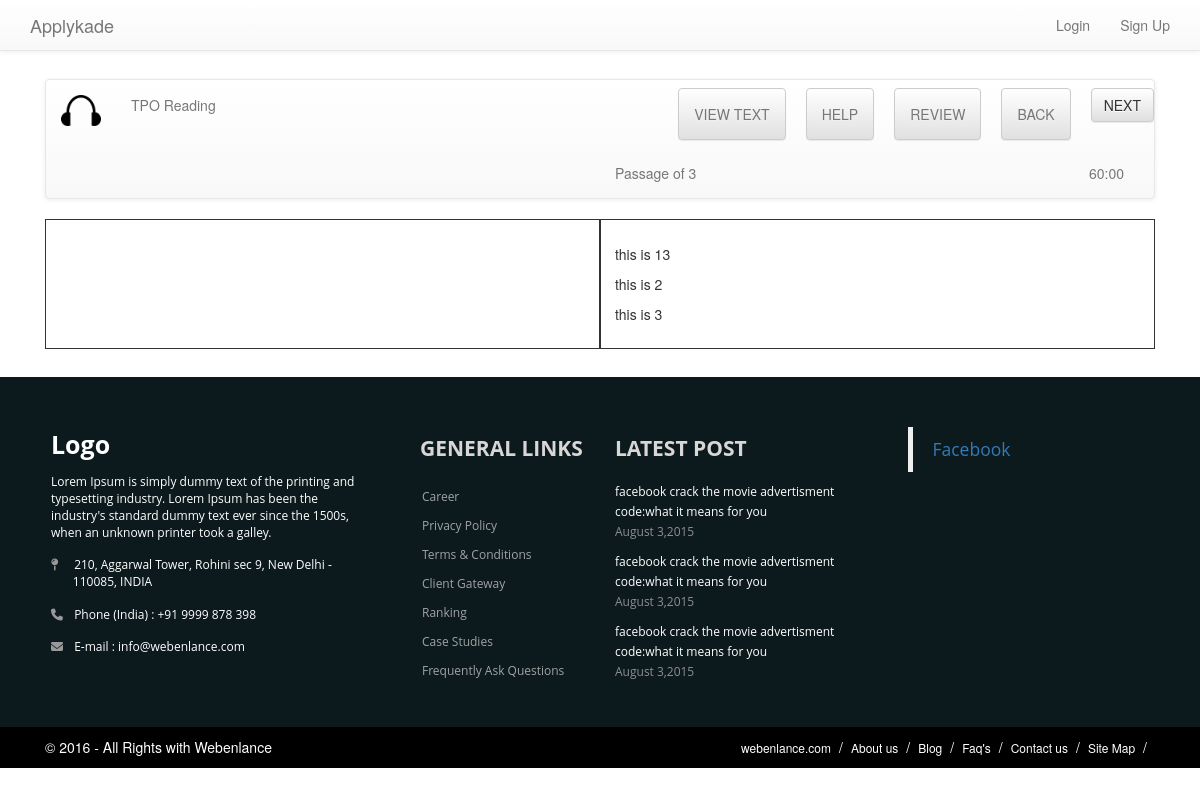
Page /tpo/reading/ on the committed database.
### tpo/models.py (models this page shows)
class Paragraph(models.Model):
    passage = models.ForeignKey(Passage, on_delete=models.CASCADE)
    text = models.CharField(max_length=1200)
    orderingNumber = models.IntegerField(default=1)
    def __str__(self):
        return str(self.text)

### tpo/views.py (the view)
@csrf_exempt
def reading(request):
    print(request)
    data = {}
    data['passage_title'] = 1
    paragraphs = Paragraph.objects.all().filter(passage__passageNumber__exact=data['passage_title']).order_by(
        'orderingNumber')
    print(paragraphs)
    return render_to_response('tpo/reading.html', {'paragraphs': paragraphs})

### tpo/templates/tpo/reading.html (shortened to what this page needs)
{% extends 'tpo/base.html' %}
{% block content %}
    {% load static %}
    <form action="/tpo/q/?tpoNumber={{ tpoNum }}&passageNumber={{ passage.passageNumber }}&questionNumber={{ questionNo }}"
          method="post" class="navbar-form" id="nextQuestionForm">
        <nav class="navbar navbar-default" role="navigation">
            <div>
                <div class="navbar-header" style="text-align: center;">
                    <a class="navbar-brand" href="#">
                        <img src="{% static "images/logo.png" %}" width="40px">
                    </a>
                </div>
                <p class="navbar-text">TPO {{ tpoNum }} Reading</p>
                <div class="collapse navbar-collapse">
                    <ul class="nav navbar-nav navbar-right nav-button-ul">
                        <li><a class="btn btn-default navbar-btn">VIEW TEXT</a></li>
                        <li><a class="btn btn-default navbar-btn">HELP</a></li>
                        <li><a class="btn btn-default navbar-btn">REVIEW</a></li>
                        <li><a class="btn btn-default navbar-btn">BACK</a></li>
                        <li>
                            <button
                                    type="submit" class="btn btn-default navbar-btn" id="nextQuestion">NEXT
                            </button>
                        </li>
                    </ul>
                </div>
            </div>
            <div>
                <div class="col-lg-offset-6">
                    <p class="navbar-text">Passage {{ passage.passageNum }} of 3</p>
                </div>
                <div>
                    <p class="navbar-text navbar-right" style="margin-right:30px;">60:00</p>
                </div>
            </div>
        </nav>
        <div class="passage-part">
            <div id="question-section" class="passage-section col-lg-6">
            </div>
            <div class="passage-section col-lg-6">
                {% for paragraph in paragraphs %}
                    <div class="paragraph">
                        <p>{{ paragraph.text|linebreaksbr }}</p>
                    </div>
                {% endfor %}
            </div>
        </div>
    </form>
{% endblock %}

### tpo/static/css/app.css (style rules this page uses)
.nav-button-ul li a { margin-right: 20px; }
.passage-part { display: flex; padding-bottom: 20px; }
.passage-section { border-style: solid; border-width: 1px; flex: 1; padding: 1em; }

### rows in the picture
Paragraph: text "this is 13"
Paragraph: text "this is 2"
Paragraph: text "this is 3"
